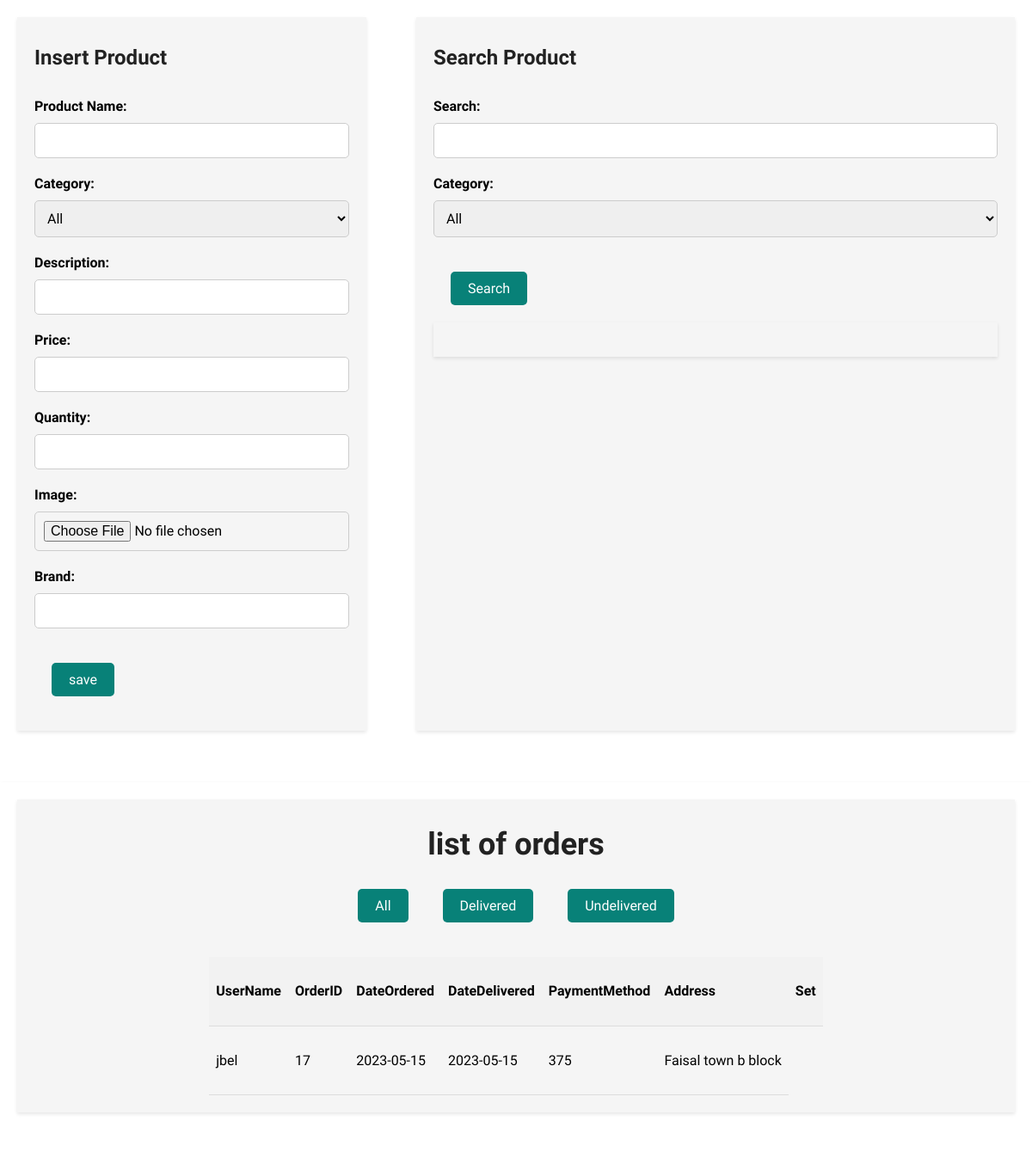
The page /website/inventory.php on the database its author committed.
### tables this page shows
CREATE TABLE `orders` (
  `oid` int(11) NOT NULL,
  `dateod` date NOT NULL,
  `datedel` date DEFAULT NULL,
  `aid` int(11) NOT NULL,
  `address` varchar(255) NOT NULL,
  `city` varchar(50) NOT NULL,
  `country` varchar(100) NOT NULL,
  `account` char(16) DEFAULT NULL,
  `total` int(11) NOT NULL
);

CREATE TABLE `accounts` (
  `aid` int(11) NOT NULL,
  `afname` varchar(100) NOT NULL,
  `alname` varchar(100) NOT NULL,
  `phone` varchar(20) NOT NULL,
  `email` varchar(100) NOT NULL,
  `dob` date NOT NULL,
  `username` varchar(100) NOT NULL,
  `gender` varchar(10) NOT NULL,
  `password` varchar(100) NOT NULL
);

### website/inventory.php (the view, shortened to what this page needs)
<!DOCTYPE html>
<html>
<head>
    <link rel="stylesheet" href="style.css">
</head>
<body>
    <div class="container1">
        <div class="form-container">
            <h2>Insert Product</h2>
            <form id="insert-form" action="inventory.php" enctype="multipart/form-data" method="post">
                <label for="name">Product Name:</label>
                <input type="text" id="name" name="name" required>
                <label for="category">Category:</label>
                <select id="category-filter" name="category" required>
                    <option value="all">All</option>
                </select>
                <label for="description">Description:</label>
                <input type="text" id="description" name="description" required>
                <label for="price">Price:</label>
                <input type="number" id="price" name="price" required min='0'>
                <label for="quantity">Quantity:</label>
                <input type="number" id="quantity" name="quantity" required min='0'>
                <label for="image">Image:</label>
                <input type="file" name="photo" id="fileInput" required>
                <label for="brand">Brand:</label>
                <input type="text" id="brand" name="brand" required>
                <button name="ins" type="submit" class="insert-btn">save</button>
            </form>
        </div>
        <div class="search-container">
            <h2>Search Product</h2>
            <form id="search-form" action="inventory.php" method="post">
                <label for="search">Search:</label>
                <input type="text" id="search" name="search">
                <label for="category-filter">Category:</label>
                <select id="category-filter" name="cat">
                    <option value="all">All</option>
                </select>
                <button type="submit" id="search-btn" name="search1">Search</button>
            </form>
            <div class="inventory-container">
            </div>
        </div>
    </div>
    <div class="container11">
        <div class="order-container">
            <h1>list of orders</h1>
            <div class="btns">
                <a href='inventory.php?a=1'><button id="all-btn">All</button></a>
                <a href='inventory.php?d=1'><button id="delivered-btn">Delivered</button></a>
                <a href='inventory.php?u=1'><button id="undelivered-btn">Undelivered</button></a>
            </div>
            <table id="tab1" style="width: auto; margin: 0 auto;">
                <thead>
                    <tr>
                        <th> UserName</th>
                        <th>OrderID</th>
                        <th>DateOrdered</th>
                        <th>DateDelivered</th>
                        <th>PaymentMethod</th>
                        <th>Address</th>
                        <th>Set</th>
                    </tr>
                </thead>
                <tbody>
                    <?php
					if (isset($_GET['d'])) {
						include("include/connect.php");
						$query = "SELECT * FROM orders join accounts on orders.aid = accounts.aid where datedel is not NULL";
						$result = mysqli_query($con, $query);
						while ($row = mysqli_fetch_assoc($result)) {
							$aname = $row['username'];
							$oid = $row['oid'];
							$dateod = $row['dateod'];
							$datedel = $row['datedel'];
							$add = $row['address'];
                            $pri = $row['total'];
							if (empty($datedel))
								$datedel = "Not Delivered";
							echo "
										<tr>
										<td>$aname</td>
										<td>$oid</td>
												<td>$dateod</td>
												<td>$datedel</td>
										<td>$pri</td>
										<td>$add</td>
										";
							if ($datedel == "Not Delivered")
								echo "<td><a href='inventory.php?odd=$oid'><button id='oupdate-btn'>SET</button></a></td>";
							echo "</tr>";
						}
					} else {
						include("include/connect.php");
						$query = "SELECT * FROM orders join accounts on orders.aid = accounts.aid";
						$result = mysqli_query($con, $query);
						while ($row = mysqli_fetch_assoc($result)) {
							$aname = $row['username'];
							$oid = $row['oid'];
							$dateod = $row['dateod'];
							$datedel = $row['datedel'];
							$add = $row['address'];
                            $pri = $row['total'];
							echo "
										<tr>
										<td>$aname</td>
										<td>$oid</td>
												<td>$dateod</td>
												<td>$datedel</td>
										<td>$pri</td>
										<td>$add</td>
										";
							echo "</tr>";
						}
					}
					?>
                </tbody>
            </table>
        </div>
    </div>
</body>
</html>

### website/style.css (style rules this page uses)
* { margin: 0; padding: 0; box-sizing: border-box; font-family: "Spartan", sans-serif; }
html { scroll-behavior: smooth; }
h1 { font-size: 50px; line-height: 64px; color: #222; }
h2 { font-size: 46px; line-height: 54px; color: #222; }
body { width: 100%; }

### website/inventory.php (style rules this page uses)
.container11 { max-width: 100%; margin: 0 auto; padding: 20px; background-color: #fff; box-shadow: 0 2px 4px rgba(0, 0, 0, 0.1); display: flex; flex-direction: column; justify-content: center; align-items: center; overflow: auto; }
#tab1 tr { width: 100%; height: 80px; }
.btns { display: flex; justify-content: center; margin-bottom: 20px; }
.order-container h1 { margin-bottom: 0; }
body { font-family: Arial, sans-serif; background-color: #f0f0f0; }
.container1 { max-width: 100%; margin: 0 auto; padding: 20px; background-color: #fff; box-shadow: 0 2px 4px rgba(0, 0, 0, 0.1); display: flex; justify-content: space-between; }
.form-container { width: 35%; }
h1 { font-size: 36px; text-align: center; margin-bottom: 40px; }
h2 { font-size: 24px; margin-bottom: 20px; }
.search-container { width: 60%; }
.form-container, .search-container { margin-bottom: 40px; padding: 20px; background-color: #f5f5f5; box-shadow: 0 2px 4px rgba(0, 0, 0, 0.1); }
.order-container { margin-bottom: 40px; padding: 20px; justify-content: center; background-color: #f5f5f5; box-shadow: 0 2px 4px rgba(0, 0, 0, 0.1); width: 100%; overflow: auto; }
.form-container label, .search-container label { display: flex; margin-bottom: 10px; font-size: 16px; font-weight: bold; }
.form-container input, .search-container input, .form-container select, .search-container select { display: block; width: 100%; padding: 10px; margin-bottom: 20px; font-size: 16px; border-radius: 5px; border: 1px solid #ccc; }
.form-container input[type="file"] { display: inline-block; }
.inventory-container { padding: 20px; background-color: #f5f5f5; box-shadow: 0 2px 4px rgba(0, 0, 0, 0.1); }
#delete-btn, #update-btn, #insert-btn, #search-btn, #all-btn, #delivered-btn, #undelivered-btn, #oupdate-btn, #up-btn { display: inline-block; padding: 10px 20px; font-size: 16px; border-radius: 5px; border: none; color: #fff; background-color: #088178; cursor: pointer; margin-right: 20px; margin-top: 20px; margin-bottom: 20px; margin-left: 20px; }
.insert-btn { display: inline-block; padding: 10px 20px; font-size: 16px; border-radius: 5px; border: none; color: #fff; background-color: #088178; cursor: pointer; margin-right: 20px; margin-top: 20px; margin-bottom: 20px; margin-left: 20px; }
table { border-collapse: collapse; height: 350px; display: inline-block; width: 100%; overflow: auto; }
.order-container { display: flex; flex-direction: column; justify-content: center; }
th, td { text-align: left; padding: 8px; border-bottom: 1px solid #ddd; white-space: nowrap; }
th { background-color: #f2f2f2; position: sticky; top: 0; }
#tab1 { height: auto; max-height: 900px; overflow-y: auto; overflow-x: auto; }

### rows shown on the page
orders: aid.username "jbel", oid "17", dateod "2023-05-15", datedel "2023-05-15", total "375", address "Faisal town b block"
